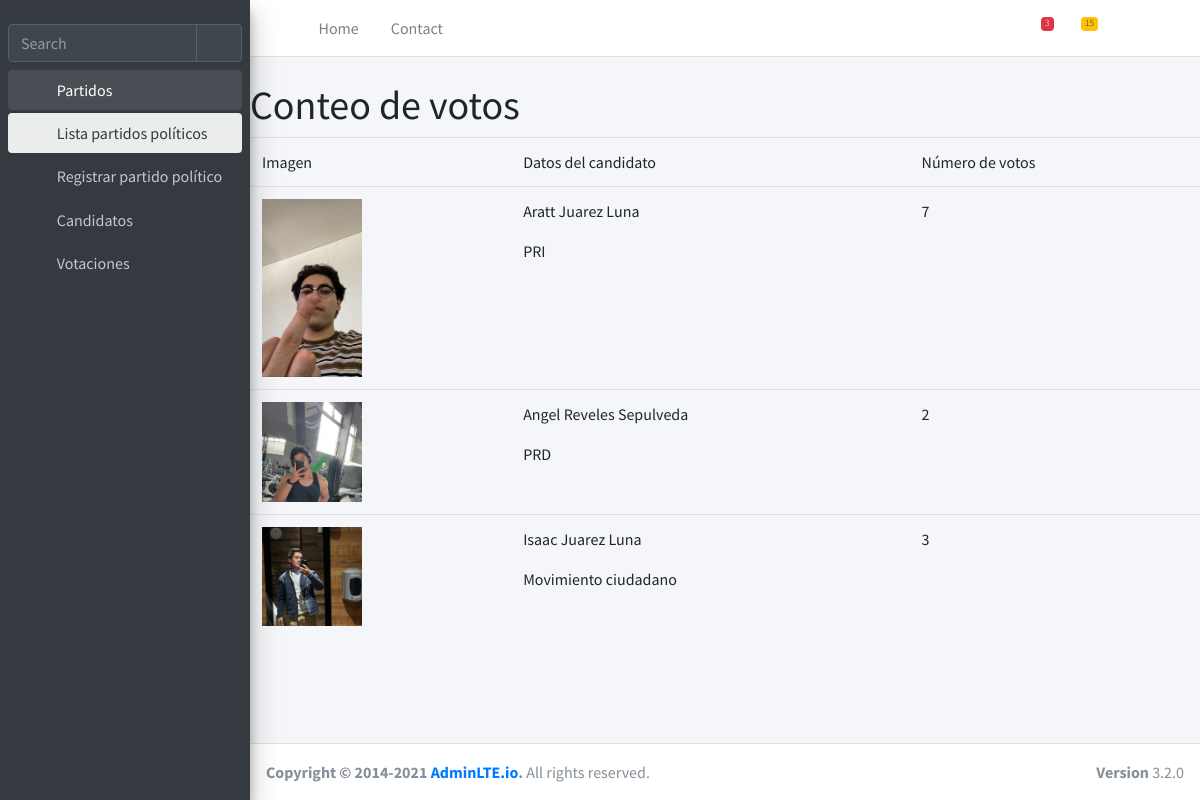
The app's page /votaciones/conteo_votos/ with its own data.
### votacion/models.py (models this page shows)
class Candidato(models.Model):
    nombre = models.CharField(max_length=250)
    apellido_pat = models.CharField(max_length=250)
    apellido_mat = models.CharField(max_length=250)
    imagen = models.ImageField(upload_to="fotos", null=True, blank=True)
    partido = models.ForeignKey('votacion.Partido', verbose_name='Partido', on_delete=models.CASCADE)
    def __str__(self) -> str:
        return f"{self.nombre} {self.apellido_pat} {self.apellido_mat}"

class Partido(models.Model):
    nombre = models.CharField(max_length=250)
    descripcion = models.TextField("Descripción", null=True, blank=True)
    def __str__(self) -> str:
        return self.nombre

### votacion/views.py (the view)
def conteo_votos(request):
    votos = Votacion.objects.all()
    candidato_votos = []
    candidatos = Candidato.objects.all()
    for candidato in candidatos:
        num_votos = votos.filter(candidato=candidato).count()
        candidato_votos.append(num_votos)
    todo = {}
    for candidato, voto in zip(candidatos, candidato_votos):
        todo[candidato] = voto
    context = {
        'candidatos': todo
    }
    return render(request, 'conteo_votos.html', context)

### votacion/templates/conteo_votos.html (shortened to what this page needs)
{% extends 'base.html' %}
{% block contenido %}
<br>
<h1>Conteo de votos</h1>
<table class="table">
    <thead>
        <tr>
            <td>Imagen</td>
            <td>Datos del candidato</td>
            <td>Número de votos</td>
        </tr>
    </thead>
    <tbody>
        {% for candidato, num_votos in candidatos.items %}
            <tr>
                <td><img src="{{ candidato.imagen.url }}" alt="{{candidato.imagen}}" width="100"></td>
                <td>
                    <p>{{candidato}}</p>
                    <p>{{candidato.partido}}</p>
                </td>
                <td>{{ num_votos }}</td>
            </tr>
        {% endfor %}
    </tbody>
</table>
{% endblock contenido %}

### records on screen
Candidato: imagen (picture), nombre+apellido_pat+apellido_mat "Aratt Juarez Luna", partido "PRI", num_votos "7"
Candidato: imagen (picture), nombre+apellido_pat+apellido_mat "Angel Reveles Sepulveda", partido "PRD", num_votos "2"
Candidato: imagen (picture), nombre+apellido_pat+apellido_mat "Isaac Juarez Luna", partido "Movimiento ciudadano", id "3"
